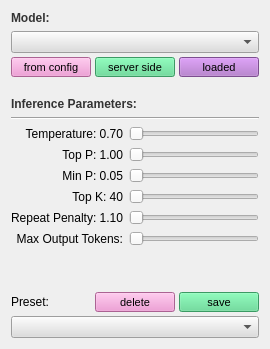
             <widget class="QWidget" name="tab_model">
              <attribute name="title">
               <string>Model</string>
              </attribute>
              <layout class="QVBoxLayout" name="verticalLayout_model">
               <item>
                <widget class="QLabel" name="label_model">
                 <property name="font">
                  <font>
                   <weight>75</weight>
                   <bold>true</bold>
                  </font>
                 </property>
                 <property name="styleSheet">
                  <string notr="true">color: rgb(51, 51, 51);</string>
                 </property>
                 <property name="text">
                  <string>Model:</string>
                 </property>
                </widget>
               </item>
               <item>
                <layout class="QVBoxLayout" name="verticalLayout_5">
                 <property name="spacing">
                  <number>4</number>
                 </property>
                 <item>
                  <widget class="QComboBox" name="model_combo">
                   <property name="styleSheet">
                    <string notr="true">selection-background-color: #be8fd3;
background-color: rgb(221, 221, 221);
</string>
                   </property>
                   <property name="editable">
                    <bool>false</bool>
                   </property>
                   <property name="frame">
                    <bool>true</bool>
                   </property>
                  </widget>
                 </item>
                 <item>
                  <layout class="QHBoxLayout" name="horizontalLayout_6">
                   <item>
                    <widget class="QPushButton" name="pushButtonModelsFromConfig">
                     <property name="minimumSize">
                      <size>
                       <width>0</width>
                       <height>20</height>
                      </size>
                     </property>
                     <property name="maximumSize">
                      <size>
                       <width>16777215</width>
                       <height>20</height>
                      </size>
                     </property>
                     <property name="font">
                      <font>
                       <pointsize>8</pointsize>
                      </font>
                     </property>
                     <property name="styleSheet">
                      <string notr="true">background-color: #ef8bce; 
color: black;
</string>
                     </property>
                     <property name="text">
                      <string>from config</string>
                     </property>
                    </widget>
                   </item>
                   <item>
                    <widget class="QPushButton" name="pushButtonModelsFromServer">
                     <property name="minimumSize">
                      <size>
                       <width>0</width>
                       <height>20</height>
                      </size>
                     </property>
                     <property name="maximumSize">
                      <size>
                       <width>16777215</width>
                       <height>20</height>
                      </size>
                     </property>
                     <property name="font">
                      <font>
                       <pointsize>8</pointsize>
                      </font>
                     </property>
                     <property name="styleSheet">
                      <string notr="true">background-color: #54d88c; 
color: black;
</string>
                     </property>
                     <property name="text">
                      <string>server side</string>
                     </property>
                    </widget>
                   </item>
                   <item>
                    <widget class="QPushButton" name="pushButtonModelsLoaded">
                     <property name="minimumSize">
                      <size>
                       <width>0</width>
                       <height>20</height>
                      </size>
                     </property>
                     <property name="maximumSize">
                      <size>
                       <width>16777215</width>
                       <height>20</height>
                      </size>
                     </property>
                     <property name="font">
                      <font>
                       <pointsize>8</pointsize>
                      </font>
                     </property>
                     <property name="styleSheet">
                      <string notr="true">background-color: #ad6dc8; 
color: black;</string>
                     </property>
                     <property name="text">
                      <string>loaded</string>
                     </property>
                    </widget>
                   </item>
                  </layout>
                 </item>
                </layout>
               </item>
               <item>
                <widget class="QLabel" name="label_gen_params">
                 <property name="font">
                  <font>
                   <weight>75</weight>
                   <bold>true</bold>
                  </font>
                 </property>
                 <property name="styleSheet">
                  <string notr="true">color: rgb(51, 51, 51);</string>
                 </property>
                 <property name="text">
                  <string>
Inference Parameters:</string>
                 </property>
                </widget>
               </item>
               <item>
                <widget class="Line" name="line">
                 <property name="orientation">
                  <enum>Qt::Horizontal</enum>
                 </property>
                </widget>
               </item>
               <item>
                <layout class="QHBoxLayout" name="horizontalLayout_12">
                 <item>
                  <layout class="QVBoxLayout" name="verticalLayout_4">
                   <item>
                    <widget class="QLabel" name="temp_label">
                     <property name="text">
                      <string>Temperature: 0.70</string>
                     </property>
                     <property name="alignment">
                      <set>Qt::AlignRight|Qt::AlignTrailing|Qt::AlignVCenter</set>
                     </property>
                    </widget>
                   </item>
                   <item>
                    <widget class="QLabel" name="top_p_label">
                     <property name="text">
                      <string>Top P: 1.00</string>
                     </property>
                     <property name="alignment">
                      <set>Qt::AlignRight|Qt::AlignTrailing|Qt::AlignVCenter</set>
                     </property>
                    </widget>
                   </item>
                   <item>
                    <widget class="QLabel" name="min_p_label">
                     <property name="text">
                      <string>Min P: 0.05</string>
                     </property>
                     <property name="alignment">
                      <set>Qt::AlignRight|Qt::AlignTrailing|Qt::AlignVCenter</set>
                     </property>
                    </widget>
                   </item>
                   <item>
                    <widget class="QLabel" name="top_k_label">
                     <property name="text">
                      <string>Top K: 40</string>
                     </property>
                     <property name="alignment">
                      <set>Qt::AlignRight|Qt::AlignTrailing|Qt::AlignVCenter</set>
                     </property>
                    </widget>
                   </item>
                   <item>
                    <widget class="QLabel" name="repeat_penalty_label">
                     <property name="text">
                      <string>Repeat Penalty: 1.10</string>
                     </property>
                     <property name="alignment">
                      <set>Qt::AlignRight|Qt::AlignTrailing|Qt::AlignVCenter</set>
                     </property>
                    </widget>
                   </item>
                   <item>
                    <widget class="QLabel" name="max_output_label">
                     <property name="text">
                      <string>Max Output Tokens:</string>
                     </property>
                     <property name="alignment">
                      <set>Qt::AlignRight|Qt::AlignTrailing|Qt::AlignVCenter</set>
                     </property>
                    </widget>
                   </item>
                  </layout>
                 </item>
                 <item>
                  <layout class="QVBoxLayout" name="verticalLayout_9">
                   <item>
                    <widget class="QSlider" name="temp_slider">
                     <property name="styleSheet">
                      <string notr="true">selection-background-color: #54d88c;</string>
                     </property>
                     <property name="maximum">
                      <number>200</number>
                     </property>
                     <property name="orientation">
                      <enum>Qt::Horizontal</enum>
                     </property>
                    </widget>
                   </item>
                   <item>
                    <widget class="QSlider" name="top_p_slider">
                     <property name="styleSheet">
                      <string notr="true">selection-background-color: #54d88c;</string>
                     </property>
                     <property name="maximum">
                      <number>100</number>
                     </property>
                     <property name="orientation">
                      <enum>Qt::Horizontal</enum>
                     </property>
                    </widget>
                   </item>
                   <item>
                    <widget class="QSlider" name="min_p_slider">
                     <property name="styleSheet">
                      <string notr="true">selection-background-color: #54d88c;</string>
                     </property>
                     <property name="maximum">
                      <number>100</number>
                     </property>
                     <property name="orientation">
                      <enum>Qt::Horizontal</enum>
                     </property>
                    </widget>
                   </item>
                   <item>
                    <widget class="QSlider" name="top_k_slider">
                     <property name="styleSheet">
                      <string notr="true">selection-background-color: #54d88c;</string>
                     </property>
                     <property name="minimum">
                      <number>1</number>
                     </property>
                     <property name="maximum">
                      <number>100</number>
                     </property>
                     <property name="orientation">
                      <enum>Qt::Horizontal</enum>
                     </property>
                    </widget>
                   </item>
                   <item>
                    <widget class="QSlider" name="repeat_penalty_slider">
                     <property name="styleSheet">
                      <string notr="true">selection-background-color: #54d88c;</string>
                     </property>
                     <property name="minimum">
                      <number>100</number>
                     </property>
                     <property name="maximum">
                      <number>200</number>
                     </property>
                     <property name="orientation">
                      <enum>Qt::Horizontal</enum>
                     </property>
                    </widget>
                   </item>
                   <item>
                    <widget class="QSlider" name="max_output_horizontalSlider">
                     <property name="styleSheet">
                      <string notr="true">selection-background-color: #54d88c;</string>
                     </property>
                     <property name="maximum">
                      <number>30000</number>
                     </property>
                     <property name="orientation">
                      <enum>Qt::Horizontal</enum>
                     </property>
                    </widget>
                   </item>
                  </layout>
                 </item>
                </layout>
               </item>
               <item>
                <spacer name="spacerItem">
                 <property name="orientation">
                  <enum>Qt::Vertical</enum>
                 </property>
                 <property name="sizeHint" stdset="0">
                  <size>
                   <width>20</width>
                   <height>40</height>
                  </size>
                 </property>
                </spacer>
               </item>
               <item>
                <layout class="QVBoxLayout" name="verticalLayout_7">
                 <property name="spacing">
                  <number>4</number>
                 </property>
                 <item>
                  <layout class="QHBoxLayout" name="horizontalLayout_8">
                   <item>
                    <widget class="QLabel" name="label_2">
                     <property name="sizePolicy">
                      <sizepolicy hsizetype="Expanding" vsizetype="Preferred">
                       <horstretch>0</horstretch>
                       <verstretch>0</verstretch>
                      </sizepolicy>
                     </property>
                     <property name="text">
                      <string>Preset:</string>
                     </property>
                    </widget>
                   </item>
                   <item>
                    <widget class="QPushButton" name="pushButtonInferrancePresetDelete">
                     <property name="minimumSize">
                      <size>
                       <width>0</width>
                       <height>20</height>
                      </size>
                     </property>
                     <property name="maximumSize">
                      <size>
                       <width>16777215</width>
                       <height>20</height>
                      </size>
                     </property>
                     <property name="font">
                      <font>
                       <pointsize>8</pointsize>
                      </font>
                     </property>
                     <property name="styleSheet">
                      <string notr="true">background-color: #ef8bce; 
color: black;
</string>
                     </property>
                     <property name="text">
                      <string>delete</string>
                     </property>
                    </widget>
                   </item>
                   <item>
                    <widget class="QPushButton" name="pushButtonInferrancePresetSave">
                     <property name="minimumSize">
                      <size>
                       <width>0</width>
                       <height>20</height>
                      </size>
                     </property>
                     <property name="maximumSize">
                      <size>
                       <width>16777215</width>
                       <height>20</height>
                      </size>
                     </property>
                     <property name="font">
                      <font>
                       <pointsize>8</pointsize>
                      </font>
                     </property>
                     <property name="styleSheet">
                      <string notr="true">background-color: #54d88c; 
color: black;
</string>
                     </property>
                     <property name="text">
                      <string>save</string>
                     </property>
                    </widget>
                   </item>
                  </layout>
                 </item>
                 <item>
                  <layout class="QHBoxLayout" name="horizontalLayout_9">
                   <item>
                    <widget class="QComboBox" name="comboBoxInferrancePreset">
                     <property name="sizePolicy">
                      <sizepolicy hsizetype="Expanding" vsizetype="Fixed">
                       <horstretch>0</horstretch>
                       <verstretch>0</verstretch>
                      </sizepolicy>
                     </property>
                     <property name="styleSheet">
                      <string notr="true">selection-background-color: #be8fd3;
background-color: rgb(221, 221, 221);
</string>
                     </property>
                    </widget>
                   </item>
                  </layout>
                 </item>
                </layout>
               </item>
              </layout>
             </widget>
